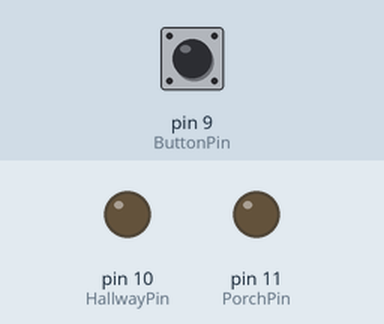
Simulated run of this sketch. Board: Arduino Uno, built with avr-gcc and run on an emulated ATmega328P. Parts: output pins drawn as LEDs (lit = HIGH). Inputs (shaded band) come from the test bench; at power-on: pin 9 (ButtonPin) HIGH.

Above: at 1.2 s.
1.3 s: pin 9 (ButtonPin) pulled LOW for 0.15 s
At 2.4 s:
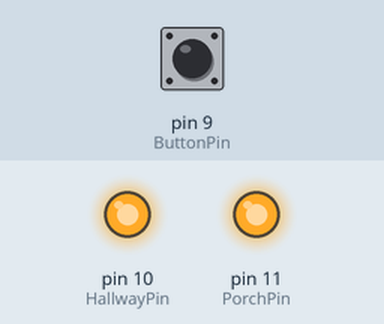
At 32.4 s:
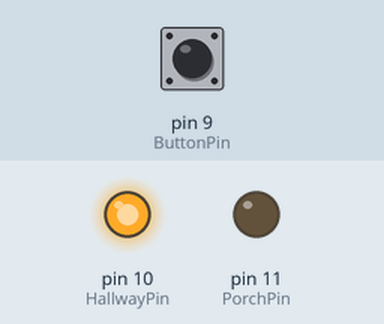
Timing chart, 0 to 32.8 s (numbered marks = the images above; inputs shaded):
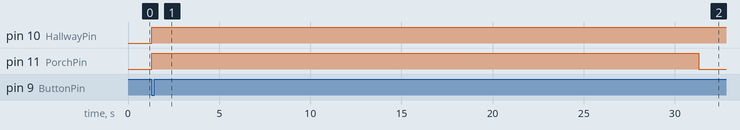

Measured:
- after the input at 1.3 s, pin 10 (HallwayPin): LOW → HIGH at once; pin 11 (PorchPin): LOW → HIGH at once, → LOW 30.0 s later

The sketch:

Task1.1Lights_ON.ino
```cpp
//variables instantiated
const int PorchPin = 11;
const int HallwayPin = 10;
const int ButtonPin = 9;


void setup()
{
  pinMode(PorchPin, OUTPUT);       //arduino pins which are connected to lights set to output
  pinMode(HallwayPin, OUTPUT);

    pinMode(ButtonPin, INPUT_PULLUP);  //button pin set to input

  digitalWrite(PorchPin, LOW);   //initially lights are off as set to low
  digitalWrite(HallwayPin, LOW);
}


void bothLightsOn()
{
  digitalWrite(PorchPin, HIGH);     //turn both lights on by making output high
  digitalWrite(HallwayPin, HIGH);
}


void lightingAlgorithm()   //This is how lighting algorithm works
{
  bothLightsOn(); //calls the function

  delay(30000);  //delay for porch light
  digitalWrite(PorchPin, LOW);  //set it low

  delay(30000);  //further delay for hallway light
  digitalWrite(HallwayPin, LOW);  //set this one also low
}


void loop()     //keep checking if button is pressed
{
  if (digitalRead(ButtonPin) == LOW)    //if button is pressed
  {
    lightingAlgorithm();    //calls that function
  }
}
```
